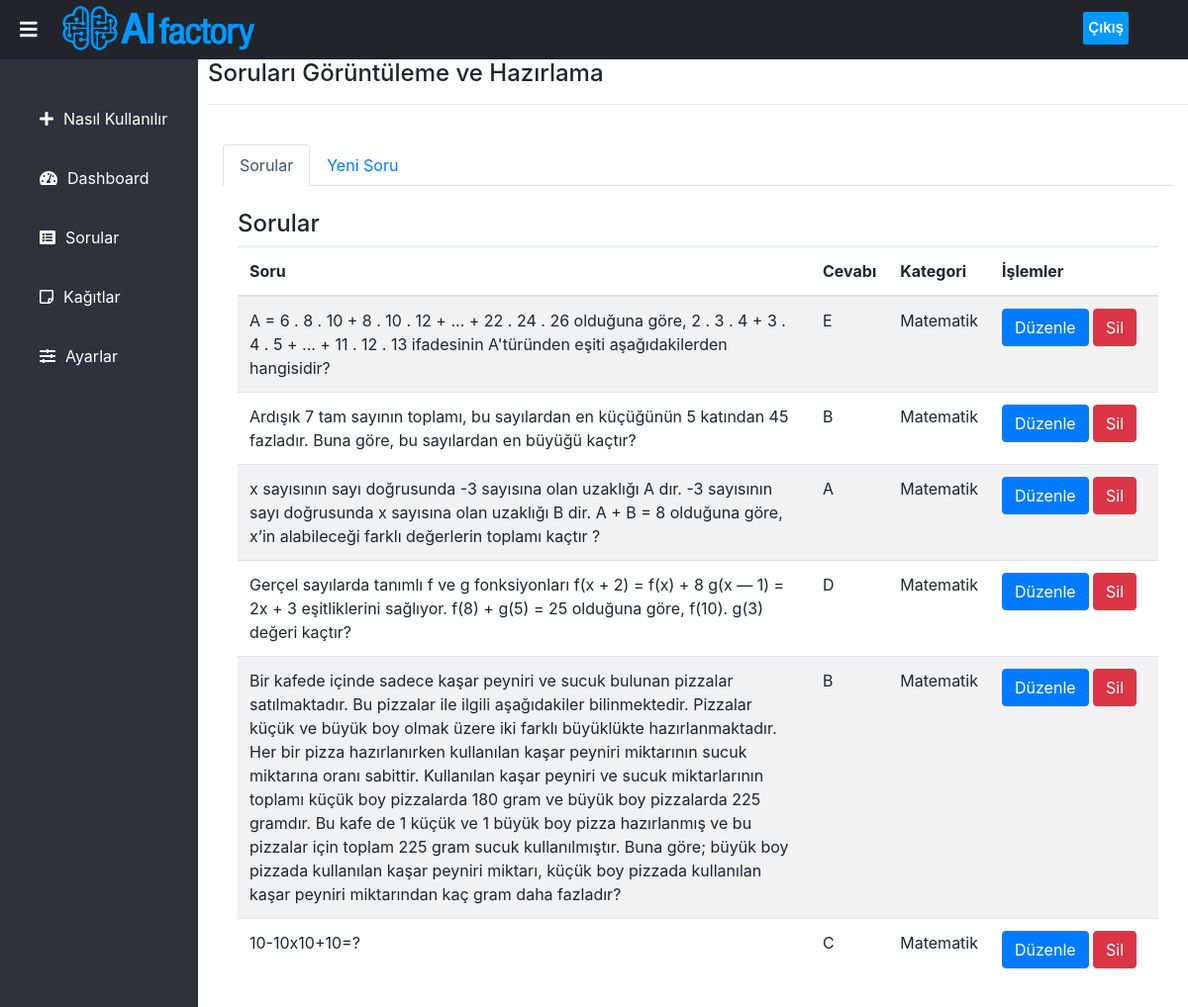
The app's page /questions.php (signed in) with its own data.
### tables this page shows
CREATE TABLE `questions` (
  `question_id` int(11) NOT NULL,
  `question` varchar(10000) NOT NULL,
  `answer1` varchar(255) NOT NULL,
  `answer2` varchar(255) NOT NULL,
  `answer3` varchar(255) NOT NULL,
  `answer4` varchar(255) NOT NULL,
  `answer5` varchar(255) NOT NULL,
  `correct_answer` int(11) NOT NULL,
  `category` varchar(50) DEFAULT NULL
);

### questions.php (the view, shortened to what this page needs)
<?php
include_once 'sidebar.php';
require_once "connect.php";
    $teach_cat = $_SESSION["userCategory"];
    $categories = explode(",", $teach_cat);
?>
  <div class="content">
    <section>
        <h4>Soruları Görüntüleme ve Hazırlama</h4>
        <hr>
        <div class="container mt-3">
            <br>
            <ul class="nav nav-tabs">
                <li class="nav-item">
                    <a class="nav-link active" data-toggle="tab" href="#home">Sorular</a>
                </li>
                <li class="nav-item">
                    <a class="nav-link" data-toggle="tab" href="#menu1">Yeni Soru</a>
                </li>
            </ul>
            <div class="tab-content">
                <div id="home" class="container tab-pane active">
                <br>
                <div style="display: flex;justify-content: space-between;">
                    <div><h4>Sorular</h4></div>
                </div>
                  <table id=txtHint class="table table-striped">
                    <thead>
                        <tr>
                            <th scope="col">Soru</th>
                            <th scope="col">Cevabı</th>
                            <th scope="col">Kategori</th>
                            <th scope="col" style="width:170px;">İşlemler</th>
                        </tr>
                    </thead>
                    <tbody>
                      <?php
                      for ($i = 0; $i < count($categories); $i++){
                        $questions_record = mysqli_query($link,"SELECT * FROM questions WHERE category = '$categories[$i]'");
                        if($questions_record -> num_rows > 0){
                          while($questions_row = mysqli_fetch_array($questions_record)){
                            if($questions_row["correct_answer"] == 0){
                                        $letter_answer = "A";
                                    }else if($questions_row["correct_answer"] == 1){
                                        $letter_answer = "B";
                                    }else if($questions_row["correct_answer"] == 2){
                                        $letter_answer = "C";
                                    }else if($questions_row["correct_answer"] == 3){
                                        $letter_answer = "D";
                                    }else{$letter_answer = "E";}
                                    $temp= $questions_row['question_id'];
                                ?>
                          <tr>
                                <td><?php echo $questions_row['question']; ?></td>
                                <td><?php echo $letter_answer; ?></td>
                                <td><?php echo $questions_row['category']; ?></td>
                                <td>
                                  <a class="btn btn-primary" href="./components/edit_question.php?questionid=<?php echo $temp; ?>">Düzenle</a>
                                  <a class="btn btn-danger" href="./components/delete_question.php?questionid=<?php echo $temp; ?>">Sil</a>
                                </td>
                          </tr>
                          <?php
                          }
                        }else{echo "Hiç soru bulunamadı.";}
                      }
                       ?>
                    </tbody>
                    </table><br>
                </div>
            </div>
        </div>
    </section>
</div>

### sidebar.php (shortened to what this page needs)
<!DOCTYPE html>
<html lang="en" dir="ltr">
    <head>
        <link rel="stylesheet" href="./Styles/style.css"/>
        <link rel="stylesheet" href="https://cdnjs.cloudflare.com/ajax/libs/font-awesome/5.15.3/css/all.min.css" />
        <link rel="stylesheet" href="https://cdn.jsdelivr.net/npm/bootstrap@4.6.0/dist/css/bootstrap.min.css">
    </head>
    <body>
        <header>
            <label for="check"><i class="fas fa-bars" id="sidebar_btn"></i></label>
            <div class="left_area"><img class="mini-logo" src="./Images/AI-logo.png"/></div>
            <div class="right_area">
                <a href="logout.php" class="logout_btn">Çıkış</a>
            </div>
        </header>
        <div class="sidebar">
            <a href="howto.php"><i class="fas fa-plus"></i><span>Nasıl Kullanılır</span></a>
            <a href="dashboard.php"><i class="fas fa-tachometer-alt"></i><span>Dashboard</span></a>
            <a href="questions.php"><i class="fas fa-list-alt"></i><span>Sorular</span></a>
            <a href="papers.php"><i class="far fa-sticky-note"></i><span>Kağıtlar</span></a>
            <a href="settings.php"><i class="fas fa-sliders-h"></i><span>Ayarlar</span></a>
        </div>
    </body>
</html>

### Styles/style.css (style rules this page uses)
body { margin: 0px; padding: 0px; font-family: 'Roboto', sans-serif; }
header { position: fixed; background: #22242A; width: 100%; height: 60px; z-index: 999; }
label #sidebar_btn { z-index: 1; position: fixed; color: #fff; cursor: pointer; font-size: 20px; padding:10px 20px; transition:0.5s; transition-property: color; }
.left_area img { width: 220px; height: 55px; margin-top: -20px; margin-left: 60px; }
.mini-logo { width: 200px !important; height: 50px !important; }
.logout_btn { padding:5px; text-decoration: none; color:#fff; background: #0099FF; border-radius: 2px; margin-top:-42px; margin-right: 60px; float:right; font-size: 15px; font-weight: 600; transition: 0.5s; transition-property: background; }
.sidebar { background: #2F323A; margin-top: 60px; padding-top: 30px; position: fixed; left: 0; width: 200px; height: 100%; transition: 0.5s; transition-property: left; }
.sidebar a { color:#fff; display: block; width: 100%; line-height: 60px; text-decoration: none; padding-left: 40px; box-sizing: border-box; transition: 0.5s; transition-property: background; }
.sidebar i { padding-right: 10px; }
.content { margin-left: 210px; transition:0.5s; }
section { padding-top: 60px; height: 100vh; }

### records on screen
questions: question "A = 6 . 8 . 10 + 8 . 10 . 12 + ... + 22 . 24 . 26 olduğuna göre, 2 . 3 . 4 + 3 . 4 . 5 + ... + 11 . 12 . 13 ifadesinin A'türünden eşiti aşağıdakilerden hangisidir?", correct_answer "E", category "Matematik"
questions: question "Ardışık 7 tam sayının toplamı, bu sayılardan en küçüğünün 5 katından 45 fazladır. Buna göre, bu sayılardan en büyüğü kaçtır?", correct_answer "B", category "Matematik"
questions: question "x sayısının sayı doğrusunda -3 sayısına olan uzaklığı A dır. -3 sayısının sayı doğrusunda x sayısına olan uzaklığı B dir. A + B = 8 olduğuna göre, x’in alabileceği farklı değerlerin toplamı kaçtır ?", correct_answer "A", category "Matematik"
questions: question "Gerçel sayılarda tanımlı f ve g fonksiyonları f(x + 2) = f(x) + 8 g(x — 1) = 2x + 3 eşitliklerini sağlıyor. f(8) + g(5) = 25 olduğuna göre, f(10). g(3) değeri kaçtır?", correct_answer "D", category "Matematik"
questions: question "Bir kafede içinde sadece kaşar peyniri ve sucuk bulunan pizzalar satılmaktadır. Bu pizzalar ile ilgili aşağıdakiler bilinmektedir. Pizzalar küçük ve büyük boy olmak üzere iki farklı büyüklükte hazırlanmaktadır. Her bir pizza hazırlanırken kullanılan kaşar peyniri miktarının sucuk miktarına oranı sabittir. Kullanılan kaşar peyniri ve sucuk miktarlarının toplamı küçük boy pizzalarda 180 gram ve büyük boy pizzalarda 225 gramdır. Bu kafe de 1 küçük ve 1 büyük boy pizza hazırlanmış ve bu pizzalar için toplam 225 gram sucuk kullanılmıştır. Buna göre; büyük boy pizzada kullanılan kaşar peyniri miktarı, küçük boy pizzada kullanılan kaşar peyniri miktarından kaç gram daha fazladır?", correct_answer "B", category "Matematik"
questions: question "10-10x10+10=?", correct_answer "C", category "Matematik"
